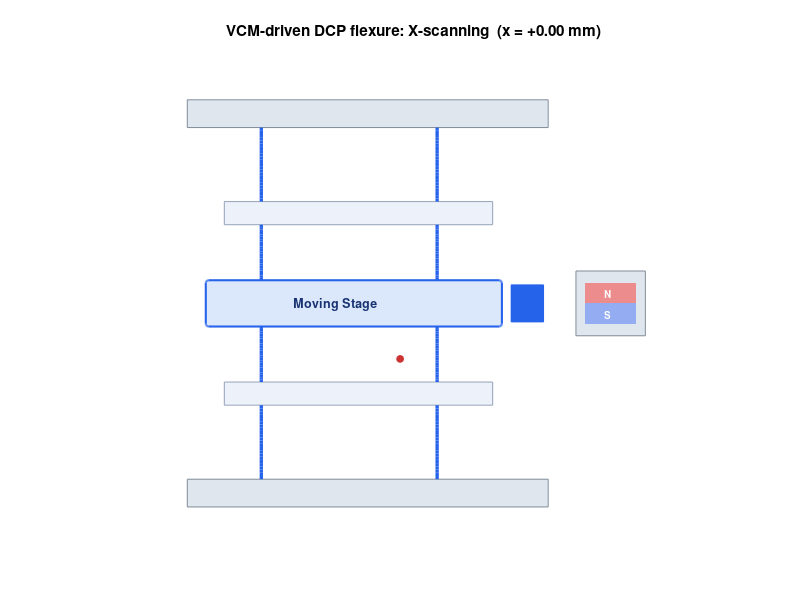

Reproduce this figure in MATLAB. (Note: this script raises an error after producing the figure.)
%% animate_flexure.m - DCP 유연기구 X-스캐닝 모션 애니메이션 (GIF)
%  stage 변위 d(t)=A sin, 중간stage d/2, blade는 guided S자 변형. (시인성 위해 변위 과장)
clear; clc; close all;
gif=fullfile('..','figure','fig13_flexure_anim.gif');
blue=[0.15 0.39 0.92]; fixc=[0.88 0.90 0.93]; soft=[0.86 0.91 0.99]; edg=[0.5 0.55 0.6];
A=14;                       % 화면상 변위 진폭(과장), 실제 ±1mm 대응
S=@(s) 3*s.^2-2*s.^3;       % guided-beam S자 형상
blade=@(xb,yb,xt,yt) deal( xb+(xt-xb)*S(linspace(0,1,24)), yb+(yt-yb)*linspace(0,1,24) );

N=36; fig=figure('Position',[100 100 560 520],'Color','w');
for f=1:N
  d=A*sin(2*pi*(f-1)/N);  di=d/2;          % stage 변위 d, 중간 di
  clf; hold on; axis equal off; xlim([-10 124]); ylim([2 104]);
  % 고정 ground (상/하)
  rectangle('Position',[8 6 78 6],'FaceColor',fixc,'EdgeColor',edg);
  rectangle('Position',[8 88 78 6],'FaceColor',fixc,'EdgeColor',edg);
  % 중간 stage (di), 무빙 stage (d)
  rectangle('Position',[16+di 28 58 5],'FaceColor',[0.93 0.95 0.98],'EdgeColor',[0.58 0.64 0.72]);
  rectangle('Position',[16+di 67 58 5],'FaceColor',[0.93 0.95 0.98],'EdgeColor',[0.58 0.64 0.72]);
  rectangle('Position',[12+d 45 64 10],'Curvature',0.12,'FaceColor',soft,'EdgeColor',blue,'LineWidth',1.5);
  text(40+d,50,'Moving Stage','HorizontalAlignment','center','FontSize',9,'FontWeight','bold','Color',[0.1 0.2 0.45]);
  % blade 8개: 아래로부터  ground(0)->inter(di)->stage(d)->inter(di)->ground(0)
  for xc=[24 62]
    segs={ {xc,12, xc+di,28}, {xc+di,33, xc+d,45}, {xc+d,55, xc+di,67}, {xc+di,72, xc,88} };
    for q=1:4
      [bx,by]=blade(segs{q}{1},segs{q}{2},segs{q}{3},segs{q}{4});
      plot(bx,by,'-','Color',blue,'LineWidth',2.4);
    end
  end
  % VCM 코일(가동, stage와 함께) + 고정 자석
  rectangle('Position',[78+d 46 7 8],'FaceColor',blue,'EdgeColor',blue);
  rectangle('Position',[92 43 15 14],'FaceColor',fixc,'EdgeColor',edg);
  rectangle('Position',[94 50 11 4.5],'FaceColor',[0.93 0.55 0.55],'EdgeColor','none');
  rectangle('Position',[94 45.5 11 4.5],'FaceColor',[0.58 0.68 0.95],'EdgeColor','none');
  text(99,52.2,'N','HorizontalAlignment','center','FontSize',7,'Color','w','FontWeight','bold');
  text(99,47.7,'S','HorizontalAlignment','center','FontSize',7,'Color','w','FontWeight','bold');
  % X 화살표 + 변위 표시
  plot([54 54+d],[38 38],'-','Color',[0.8 0.2 0.2],'LineWidth',2);
  plot(54+d,38,'o','MarkerFaceColor',[0.8 0.2 0.2],'MarkerEdgeColor',[0.8 0.2 0.2],'MarkerSize',5);
  title(sprintf('VCM-driven DCP flexure: X-scanning  (x = %+.2f mm)', d/A*1.0),'FontSize',11);
  drawnow;
  % GIF 기록
  fr=getframe(fig); [ind,cm]=rgb2ind(frame2im(fr),256);
  if f==1, imwrite(ind,cm,gif,'gif','LoopCount',inf,'DelayTime',0.06);
  else,    imwrite(ind,cm,gif,'gif','WriteMode','append','DelayTime',0.06); end
end
fprintf('애니메이션 저장: %s (%d 프레임)\n', gif, N);
